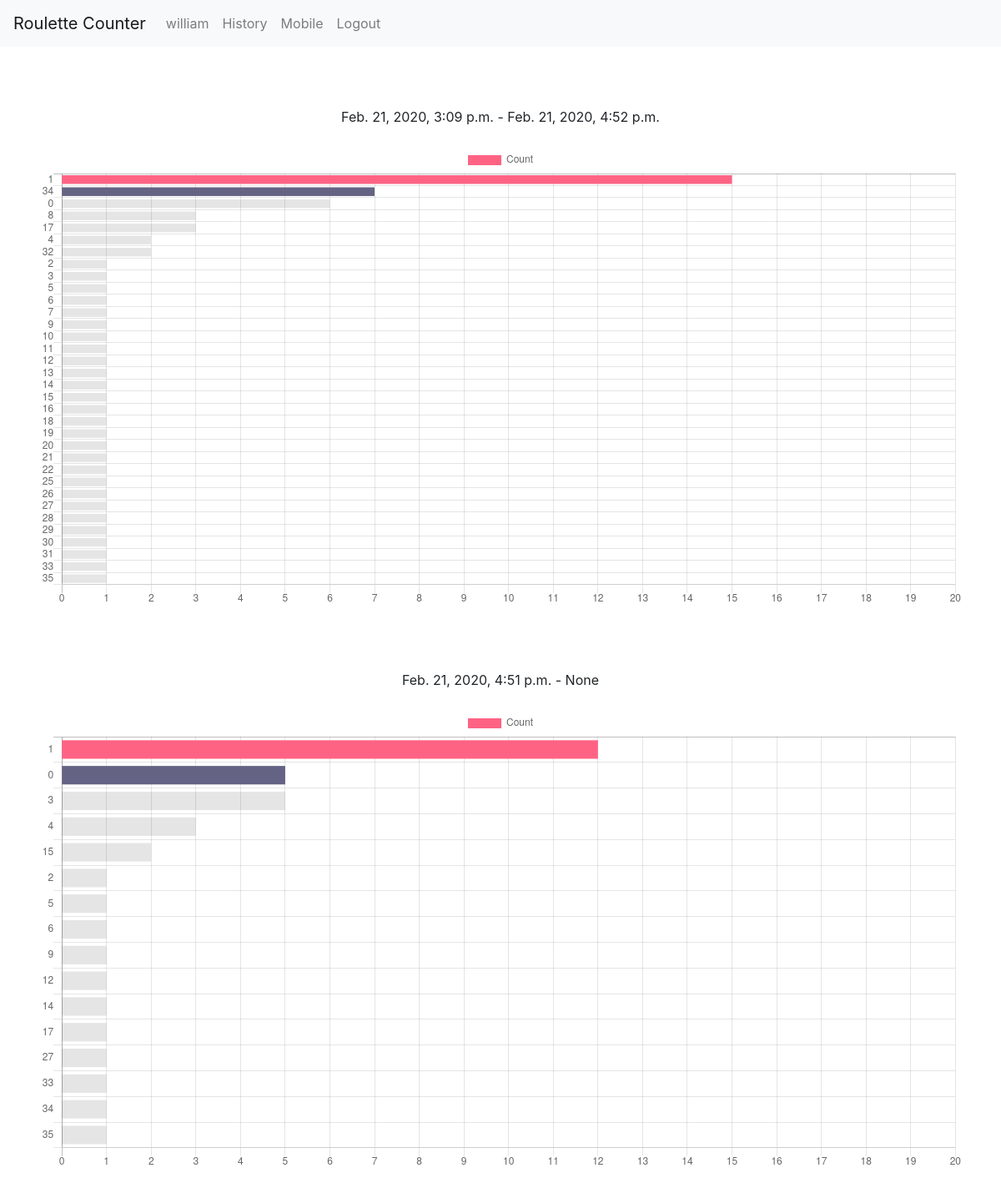
The page /history (signed in) on the database as committed earlier.
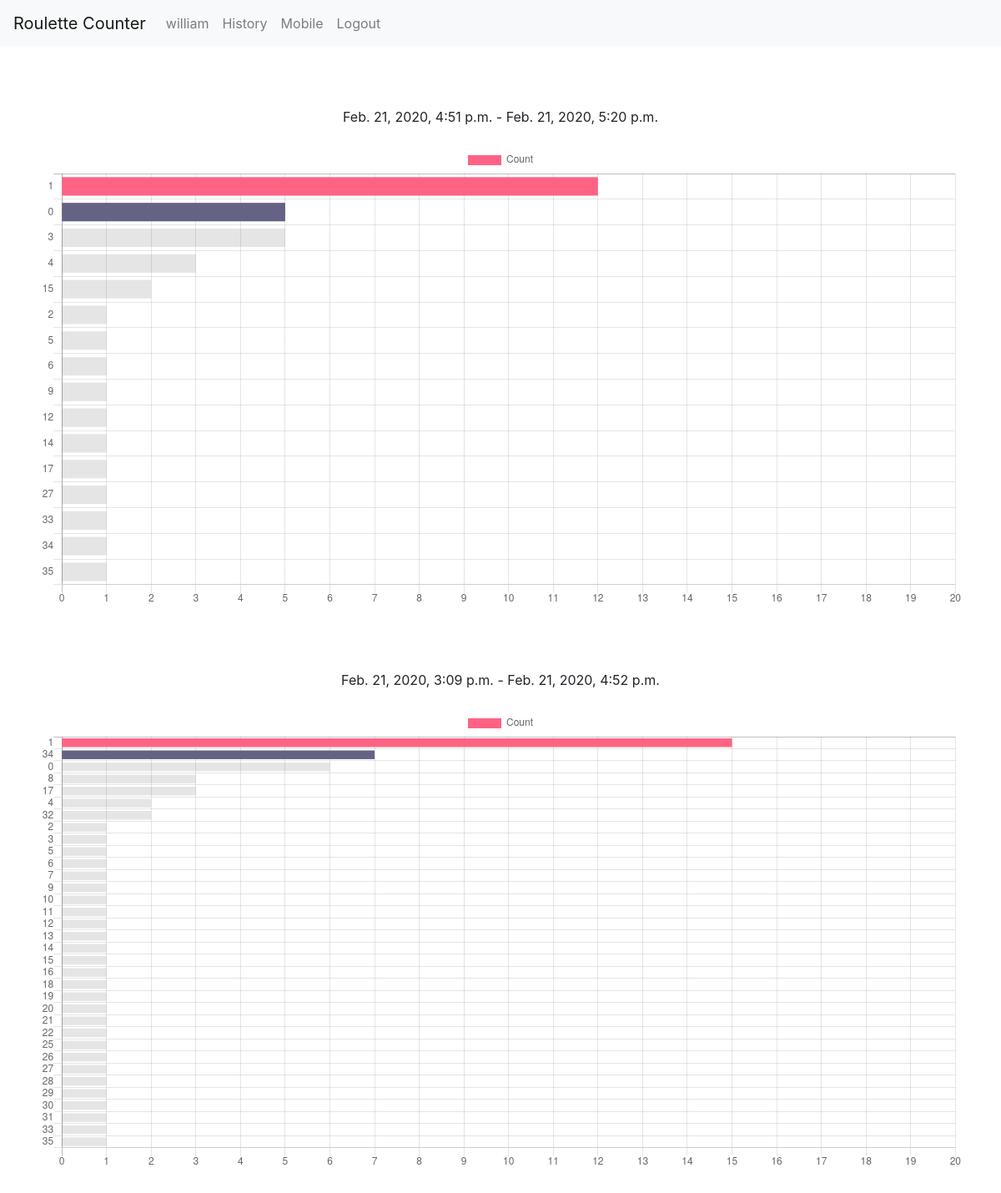
The same page on the database as committed later.
### roulettecounter/models.py (models this page shows, shortened)
class Session(models.Model):
    date_start = models.DateTimeField()
    date_end = models.DateTimeField(null=True, default=None)
    user = models.ForeignKey(User, null=True, on_delete=models.CASCADE)
    board_stat = models.ForeignKey(BoardStat, null=True, on_delete=models.CASCADE)
    '''
    Returns the current session, otherwise returns None if we're currently not in a session
    '''

### roulettecounter/views.py (the view)
# urls.py: path('history', views.history_request, name="history"),
def history_request(request):
    if not request.user.is_authenticated:
        messages.error(request, "Must be logged in to show history.")
        return redirect("roulettecounter:home")
    context = {}
    context["sessions"] = []
    sessions = Session.objects.filter(user=get_user(request)).order_by('-date_end')
    for session in sessions:
        labels, data = get_hot_numbers(request, session)
        context["sessions"].append([session, labels, data])
        print(labels)
        print(data)
    return render(request=request, template_name="roulettecounter/history.html", context=context)

### roulettecounter/views.py (called while the page is built)
def get_hot_numbers(request, session, limit=37):
    hot_numbers = []
    for number_stat in NumberStat.objects.filter(session=session):
        if number_stat.appearances > 0:
            hot_numbers.append((number_stat.number, number_stat.appearances))
    hot_numbers.sort(key=itemgetter(1), reverse=True)
    labels = [e[0] for e in hot_numbers][:limit]
    data = [e[1] for e in hot_numbers][:limit]
    return labels, data

### roulettecounter/templates/roulettecounter/history.html (shortened to what this page needs)
{% extends "roulettecounter/base.html" %}
{% block content %}
{% for session in sessions %}
  {% if session.1 %}
    <br>
    <br>
    <div class="d-flex justify-content-center">{{session.0.date_start}} - {{session.0.date_end}}</div>
    <br>
    {% include "roulettecounter/includes/hotnumbers.html" with chartName=session.0.date_end data=session.2 labels=session.1 %}
    <br>
  {% endif %}
{% endfor %}
{% endblock %}

### roulettecounter/templates/roulettecounter/includes/hotnumbers.html (shortened to what this page needs)
<canvas id="{{chartName}}"></canvas>
<script>
  var ctx = document.getElementById("{{chartName}}").getContext('2d');
  var chart = new Chart(ctx, {
    // The type of chart we want to create
    type: 'horizontalBar',
    // The data for our dataset
    data: {
      labels: {{ labels|safe }},
      datasets: [{
        label: 'Count',
        backgroundColor: [
          'rgb(255, 99, 132)',
          'rgb(100, 99, 132)'
        ],
        // borderColor: 'rgb(255, 99, 132)',
        data: {{ data|safe }}
      }]
    },
    // Configuration options go here
    options: {
      scales: {
        xAxes: [{
          ticks: {
            beginAtZero: true,
            stepSize: 1,
            suggestedMin: 0,
            suggestedMax: 20
          }
        }]
      }
    }
  });
</script>

Rows that differ between the two databases and show on the page:
changed Session: date_end "None" → "Feb. 21, 2020, 5:20 p.m."; moves up the list
